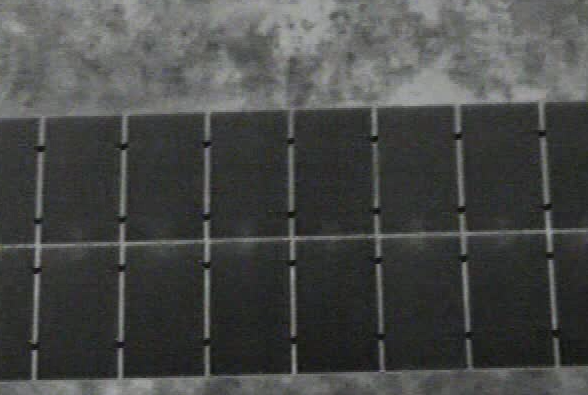
#> input picture image processing/img/pannels/pv01.png, 588 x 395 px
$ python main.py   (older library calls are emulated)
#> lines starting #> are read from the running program, lines starting #| are printed output that depends on the picture; after the words box and inside, x2 and y2 are one past the last pixel; in counts of white or black regions, pixels touching at a corner belong together
### image processing/operators/puntuali.py
# si considerano filtri puntuali tutti quelli che nella forula che modificano il pixel
# appare solo sulla base della propria posizione e del proprio valore
# NON SI USANO FILTRI DI CONVOLUZIONE

import cv2
import numpy as np
import matplotlib.pyplot as plt # usata per mostrare grafici ed immagini


# funzione di appoggio per overflow detection
def _overflow_detection(result):
    overflow_detected = np.isinf(result)

    # Stampa un messaggio se è stato rilevato un overflow
    if np.any(overflow_detected):
        print("Overflow oltre i limiti di float32 rilevato in alcuni pixel!")

    return True


# 5. Clamping (riduzione del range)
def clamping(img, a, b):
    # clippa i valori minori di 'a' ad un valore 'a' e quelli maggiori di 'b' al valore di 'b'
    result = np.clip(img, a, b)
    return result.astype(np.uint8)


# 4. Operatore Lineare (addizione + moltiplicazione)
def linear_operator(img, k, c):
    result = img.astype(np.float32) * k + c # aumento rappresentabilità per evitare overflow
    _overflow_detection(result)
    return clamping(img, 0, 255)


# 1. Saturated Arithmetic
def saturated_arithmetic(img, c):
    result = linear_operator(img, 1, c)
    return result


# 3. Moltiplicazione (uguale ma moltipilca)
def multiply_brightness(img, k):
    result = linear_operator(img, k, 0)
    return result


# 6. Inversione dei livelli di grigio
def gray_level_inversion(img):
    # Livello massimo per immagini 8-bit
    L = 255
    # rende l' intera immagine col valore opposto
    # (ogni pixel ha un valore speculare alla metà del valore massimo (127,5) )
    result = L - img
    return result


#UTILIZZO DEL ISTOGRAMMA (sono sempre puntuali)

#7. Constrast Stretching
def constrast_stretching(img, new_min=0, new_max=255):
    min_val, max_val = np.min(img), np.max(img)
    return ((img - min_val) / (max_val - min_val) * ((new_max-new_min)+new_min)).astype(np.uint8) # meglio forzare il tipo ad intero


#8. Equalizzazione dell'Istogramma
def histogram_equalization(img):
    # appiattisce l'istogramma per immagini bianco e nero
    return cv2.equalizeHist(img)

# 9. CLAHE (Contrast Limited Adaptive Histogram Equalization) [tenta di evitare sovra-illuminazione e sovra-oscuramento]
    # suddivide l'immagine in blocchi (tiles)
    # applica l'equazione del istogramma solo localmente
    # imposta liminte di contrasto per ogni zona
    # usa l'interpolazione per evitare una chiara divisione tra i tiles [i pixel di confine sono una media di valori dei pixel dei blocchi]
def clahe(img, clip_limit=2.0, tile_grid_size=(8, 8)):
    clahe = cv2.createCLAHE(clipLimit=clip_limit, tileGridSize=tile_grid_size)
    return clahe.apply(img)

# 10. Thresholding [di solito usato per dividere sfondo e soggetto]
    # thresh_value -> pixel con valori inferire diventano nero (0) altrimenti diventano bianco (1)
# [4 lines left out: function thresholding, not called in this run]

# 11. Otsu’s Binarization [versione automatizzata ed algoritmica di thresholding (non dobbiamo scegliere noi il valore migliore)]
def otsu_binarization(img):
    _, result = cv2.threshold(img, 0, 255, cv2.THRESH_BINARY + cv2.THRESH_OTSU)
    return result

# 12. Adaptive Thresholding [fa diversi valori di soglia a seconda della zona dell'immagine]
# [7 lines left out: function adaptive_thresholding, not called in this run]

# 13. Linear Blending [mescola due immagini]
def linear_blending(img1, img2, alpha=0.5):
    return cv2.addWeighted(img1, alpha, img2, 1 - alpha, 0)

# [18 lines of commented-out code are left out]

### image processing/operators/canny_edge.py
import cv2
import numpy as np


def pre_process(img):
    """
    Valuta se è necessario fare contrast stretching

    Args:
        imag: Immagine bianco e nero.
    """
    min_val = np.min(img)
    max_val = np.max(img)
    if min_val!=0 or max_val!= 0:
        img= ((img - min_val) / (max_val - min_val) * 255).astype(np.uint8)
        print('constrast stretching applicato')
    return img


# 1. Smoothing: ------------------/
    # # Applica il filtro Gaussiano per rimuovere il rumore
def canny_smothing(img, smoothing_type=None,kernel=3,sigma=1.4):

    if smoothing_type == 'g':
        smoothed_img = cv2.GaussianBlur(img, (kernel,kernel), sigma)  # Kernel 5x5 con sigma=1.4

    elif smoothing_type == 'm':
        print("Applicando MedianBlur...")
        smoothed_img = cv2.medianBlur(img, kernel)

    elif smoothing_type == 'b':
        print("Applicando BilateralFilter...")
        smoothed_img = cv2.blur(img, (kernel,kernel))

    elif smoothing_type!= None:
        print(f"Tipo di smoothing '{smoothing_type}' non valido. Usando GaussianBlur come predefinito.")
        smoothed_img = cv2.GaussianBlur(img, (kernel,kernel), sigma)
    else:
        print ('Nessun filtro applicato')
        smoothed_img = img

    return smoothed_img


# 2. Finding Gradients ------------------/
def canny_finding_gradients(smoothed_img,ksize=3):
    # # cv2.CV_32F -> enorme ingrandimento di rappresentabilità per avere una precisione elevata nel calcolo delle derivate
    # # 1,0 -> derivata orizzontale
    # # ksize -> dimensioni matrice
    grad_x = cv2.Sobel(smoothed_img, cv2.CV_32F, 1, 0, ksize=3)  # Derivata lungo x
    grad_y = cv2.Sobel(smoothed_img, cv2.CV_32F, 0, 1, ksize=3)  # Derivata lungo y

    # Riadattamento ad 8 bit
    absx_64 = np.absolute(grad_x)
    absy_64 = np.absolute(grad_y)

    sobelx_8u = absx_64 / absx_64.max() * 255
    sobely_8u = absy_64 / absy_64.max() * 255

    sobelx_8u = np.uint8(sobelx_8u)
    sobely_8u = np.uint8(sobely_8u)

    # 2.1. Gradient magnitude and orientation
    # Magnitudine
    mag = np.hypot(sobelx_8u, sobely_8u) # hypot = sqrt(a^2+b^2)
    mag = mag / np.max(mag) * 255 # riadatta ad 8 bit la magnitudine
    mag = np.uint8(mag)

    # Angolo
    theta = np.arctan2(grad_x, grad_y)
    angle = np.rad2deg(theta)

    return mag, angle


#3. Non-Maxima Suppression ------------------/
def danny_non_maxima(mag, angle, maxima_dif=0):
    M, N = mag.shape
    # matrice che fa da mappa
    Non_max = np.zeros((M, N), dtype=np.uint8)

    # si scorre su tutta l'immagine eccetto che sui bordi (per evitare di uscire)
    for i in range(1, M - 1):
        for j in range(1, N - 1):
            # Identificazione angolo

            # Horizontal 0
            if (0 <= angle[i, j] < 22.5) or (157.5 <= angle[i, j] <= 180) or (-22.5 <= angle[i, j] < 0) or (-180 <= angle[i, j] < -157.5):
                b = mag[i, j + 1]
                c = mag[i, j - 1]
            # Diagonal 45
            elif (22.5 <= angle[i, j] < 67.5) or (-157.5 <= angle[i, j] < -112.5):
                b = mag[i + 1, j + 1]
                c = mag[i - 1, j - 1]
            # Vertical 90
            elif (67.5 <= angle[i, j] < 112.5) or (-112.5 <= angle[i, j] < -67.5):
                b = mag[i + 1, j]
                c = mag[i - 1, j]
            # Diagonal 135
            elif (112.5 <= angle[i, j] < 157.5) or (-67.5 <= angle[i, j] < -22.5):
                b = mag[i + 1, j - 1]
                c = mag[i - 1, j + 1]

            # Operazione effettiva
            # Non-max Suppression
            if (mag[i, j] >= (b-maxima_dif)) and (mag[i, j] >= (c-maxima_dif)):
                Non_max[i, j] = mag[i, j]
            else:
                Non_max[i, j] = 0
    return Non_max


#4. Double Thresholding ------------------/
def canny_double_thesholding(Non_max,high_threshold=None,low_threshold_ratio=0.5):
    M, N = Non_max.shape
    double_thres = np.zeros((M, N), dtype=np.uint8) # matrice dove metteremo tutti i pixel divisi in gruppi

    # Determinazione soglia thresholding
    if high_threshold == None:
        high_threshold, imtr = cv2.threshold(Non_max, 0, 255, cv2.THRESH_BINARY + cv2.THRESH_OTSU)
    low_threshold = high_threshold * low_threshold_ratio

    # Classificazione
    strong_i, strong_j = np.where(Non_max > high_threshold)
    zeros_i, zeros_j = np.where(Non_max < low_threshold)
    weak_i, weak_j = np.where((Non_max <= high_threshold) & (Non_max >= low_threshold))

    # valori fissi ai 3 gruppi di edge
    double_thres[strong_i, strong_j] = 255 # vengono impostati a biacno
    double_thres[zeros_i, zeros_j] = 0 # vengono impostati a nero
    double_thres[weak_i, weak_j] = 75 # vengono impostati a grigio

    return double_thres


# 5. Edge Tracking by Hysteresis ------------------/
def canny_edge_tracking(double_thres):
    M, N = double_thres.shape
    out = double_thres

    for i in range(1, M-1):
        for j in range(1, N-1):
            # valutazione dei weak edges
            if (double_thres[i, j] == 75):
                # controlla i pixel vicini (anche orizzontale)
                if 255 in [ out[i+1, j-1], out[i+1, j], out[i+1, j+1],out[i, j-1],out[i, j+1], out[i-1, j-1], out[i-1, j], out[i-1, j+1] ]:
                    out[i, j] = 255 # se almeno uno è strong edges allora diventa anche lui strong edges
                else:
                    out[i, j] = 0 # altrimenti viene eliminato
    return out


def real_canny(img, high_threshold=150):
    return cv2.Canny(img, threshold1=high_threshold/2, threshold2=150)


# BOXING
def boxing(original_img, canny_image):
    """
    Fa bounding box.

    Args:
        original_img= Immagine a colori.
        canny_image = output di canny

    Returns:
        immagine con bounding box
    """

    # se non è a colori la rendo a colori
    if len(original_img.shape) != 3 or original_img.shape[2] != 3:
        original_img = cv2.cvtColor(original_img, cv2.COLOR_GRAY2BGR)

    # Trova i contorni
    contorni, _ = cv2.findContours(canny_image, cv2.RETR_EXTERNAL, cv2.CHAIN_APPROX_SIMPLE)

    # Disegna i rettangoli rossi sui contorni
    for contorno in contorni:
        # Ottieni il rettangolo di delimitazione (bounding box) per ogni contorno
        x, y, w, h = cv2.boundingRect(contorno)

        # Disegna il rettangolo rosso sull'immagine originale
        cv2.rectangle(original_img, (x, y), (x + w, y + h), (0, 0, 255), 2)  # (0, 0, 255) è il rosso in BGR

    return original_img

### image processing/operators/morphological.py
import cv2
import numpy as np

# [29 lines left out: functions dilatation, erosion, not called in this run]


# Prima erosion e poi dilatation
## utile per piccoli rumori
def opening(img, kernel_size=3):
    """
    Funzione che applica l'operazione di apertura (erosione seguita da dilatazione).

    Parametri:
    - img: Immagine in input (in formato binario o in scala di grigi).
    - kernel_size: Dimensione del kernel (default 3x3).

    Restituisce:
    - Immagine dopo apertura.
    """
    kernel = np.ones((kernel_size, kernel_size), np.uint8)
    opened_img = cv2.morphologyEx(img, cv2.MORPH_OPEN, kernel)
    return opened_img


# Prima dilatation e poi erosion
## rende oggetti foreground più 'solidi'
# [14 lines left out: function closing, not called in this run]

### image processing/support.py
import cv2
import numpy as np
import matplotlib.pyplot as plt # usata per mostrare grafici ed immagini
import math


# calcola e mostra l'istogramma del immagine
# [39 lines left out: functions histo, show_image, not called in this run]


def show_images(titles, images, cols=2):
    """
    Mostra più immagini in una griglia.

    - param titles: Lista dei titoli delle immagini.
    - param images: Lista delle immagini da mostrare.
    - param cols: Numero di colonne nella griglia.
    """
    assert len(titles) == len(images), "Il numero di titoli deve corrispondere al numero di immagini."

    n_images = len(images)
    rows = (n_images + cols - 1) // cols  # Calcola il numero di righe necessario

    fig, axes = plt.subplots(rows, cols, figsize=(cols * 5, rows * 5))  # Dimensione personalizzabile
    axes = axes.ravel()  # Appiattisce gli assi per iterare facilmente

    for i in range(len(images)):
        axes[i].imshow(images[i], cmap="gray")
        axes[i].set_title(titles[i])
        axes[i].axis("off")

    # Nascondi eventuali assi extra
    for i in range(len(images), len(axes)):
        axes[i].axis("off")

    plt.tight_layout()
    plt.show()


# [16 lines left out: function show_with_histo, not called in this run]

### image processing/main.py
from operators.puntuali import *
from operators.canny_edge import *
from operators.morphological import *
from support import *

MODE=2
IMG_NAME= "img//pannels/pv01.png"


# BORDI
def canny_homemade(img, smoothing_type=None, kernel=3, sigma=1.4, \
                   maxima_dif=0, low_threshold_ratio=0.5, high_threshold=None):
    """
    Canny Homemade.

    Args:
        img: Immagine bianco e nero.
        kernel = forma kernel
        s = deviazione standard gaussiano
        low_threshold_ratio (float): Rapporto tra soglia bassa e soglia alta (default: 0.5).
        high_threshold (int): Soglia alta per il double thresholding (default: 100).

    Returns:
        edges (numpy.ndarray): Immagine dei bordi rilevati.
    """

    img0=linear_operator(img, 2, -100)
    img0=pre_process(img0)

    # 1. Smoothing: ------------------/
    img1=canny_smothing(img0, smoothing_type=smoothing_type,kernel=kernel,sigma=sigma)
    img1=otsu_binarization(img1)
    img1=gray_level_inversion(img1)
    img1=opening(img1, kernel_size=20)

    # 2. Finding Gradients ------------------/
    img2,angle = canny_finding_gradients(img1)


    # 3. Non-Maxima Suppression ------------------/
    img3=danny_non_maxima(img2, angle, maxima_dif=0)


    # 4. Double Thresholding ------------------/
    img4=canny_double_thesholding(img3,high_threshold=None,low_threshold_ratio=0.5)


    # 5. Edge Tracking by Hysteresis ------------------/
    img5=canny_edge_tracking(img4)

    return img5, img4, img3, img2, img1, img0


if __name__ == "__main__":
    # Origian
    original_img= cv2.imread(IMG_NAME)
#> original_img is the input picture: shape (395, 588, 3); mean B, G, R 71.4, 73, 71.5
    original_img = cv2.cvtColor(original_img, cv2.COLOR_BGR2RGB) # in png i canali colori sono invertiti
    img = cv2.cvtColor(original_img, cv2.COLOR_BGR2GRAY) # conversione in bianco e nero
    # show_with_histo(['Colorful','Origianl'],[original_img,img])

    # Puntual
    if (MODE == 1):
        ## linear operator
        img2=saturated_arithmetic(img, 50)
        img3= multiply_brightness(img, 1.5)
        img4=linear_operator(img, k=1.5, c= -50)
        show_with_histo(['Origianl','Add','Multiply','Linear operator'],[img,img2,img3,img4])
        ## others
        img5=clamping(img, a=50, b=200)
        img6=gray_level_inversion(img)
        show_with_histo(['Origianl','Clampling','Inversion'],[img,img5,img6])
        ## histogram operators
        img7=histogram_equalization(img)
        img8=clahe(img)
        show_with_histo(['Origianl','Equalization','Clahe'],[img,img7,img8])
        ## thresholding
        img9=thresholding(img, thresh_value=127)
        img10=otsu_binarization(img)
        img11=adaptive_thresholding(img)
        show_with_histo(['Origianl','Thresholding','Otsu','Adaptive'],[img,img9,img10,img11])

    # Canny
    elif(MODE==2):

        img_canny,img_dobule_thresholding, img_Non_maxima, img_gradients, img_smoothing,img_pre = \
        canny_homemade(img, smoothing_type='g',kernel=5,sigma=1.6,maxima_dif=0)
#> in linear_operator, `result = img.astype(np.float32) * k + c`:
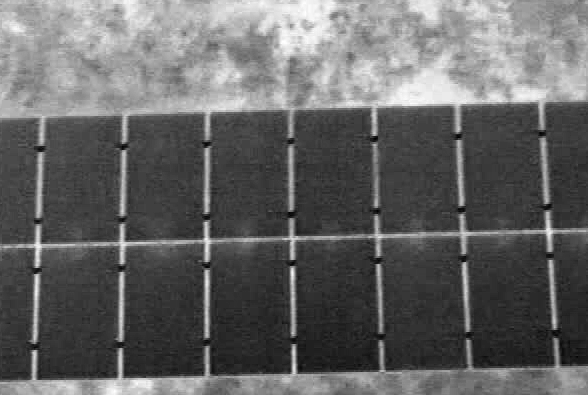
#> result: shape (395, 588) float32; min -78, max 232, mean 44.7; drawn with min black and max white
#> in pre_process, `min_val = np.min(img)`: min_val = 11
#> in pre_process, `max_val = np.max(img)`: max_val = 166
#> in otsu_binarization, `_, result = cv2.threshold(img, 0, 255, cv2.THRESH_BINARY + cv2.THRESH_..`:
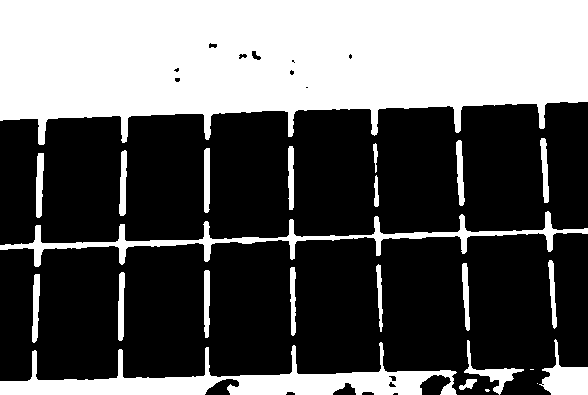
#> result: shape (395, 588); 37% white; 24 white regions (3 under 20 px), largest, box (x1, y1, x2, y2) and area: (0, 0, 588, 145) 66377, (0, 342, 457, 395) 8385, (0, 211, 588, 267) 4305
#> in opening, `opened_img = cv2.morphologyEx(img, cv2.MORPH_OPEN, kernel)`:
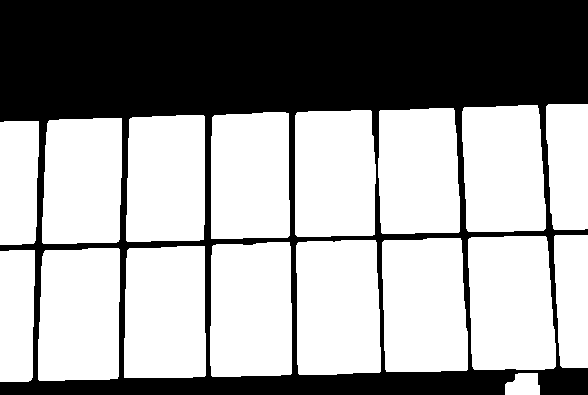
#> opened_img: shape (395, 588); 61.1% white; 1 black region, box (x1, y1, x2, y2) and area: (0, 0, 588, 395) 90272
#> in canny_finding_gradients, `grad_y = cv2.Sobel(smoothed_img, cv2.CV_32F, 0, 1, ksize=3)`:
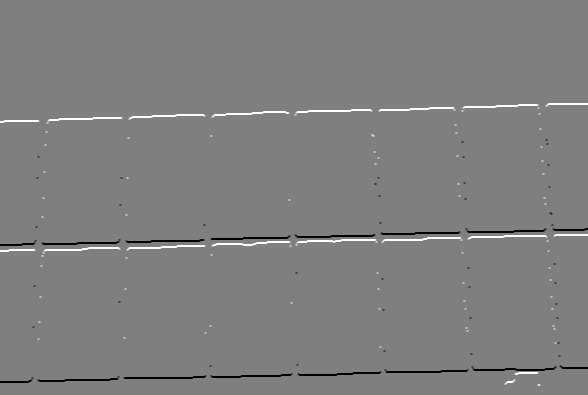
#> grad_y: shape (395, 588) float32; min -1020, max 1020, mean 0.3; drawn with min black and max white
#> in canny_finding_gradients, `theta = np.arctan2(grad_x, grad_y)`:
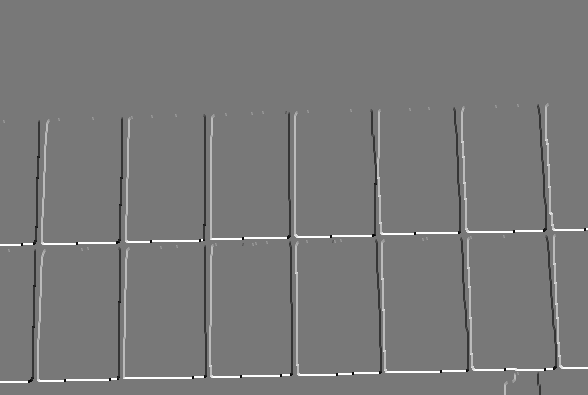
#> theta: shape (395, 588) float32; min -2.82, max 3.14, mean 0.0263; drawn with min black and max white
#> in canny_double_thesholding, `high_threshold, imtr = cv2.threshold(Non_max, 0, 255, cv2.THRESH_BINAR..`:
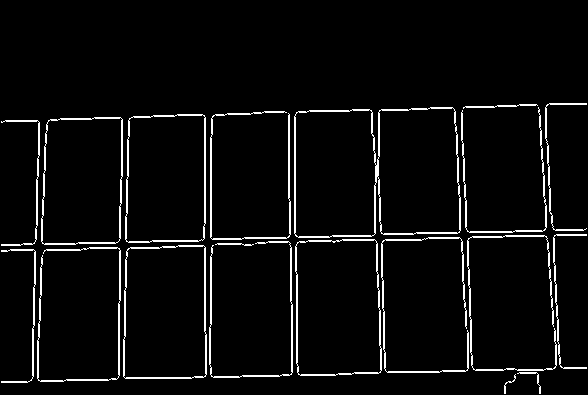
#> imtr: shape (395, 588); 4.6% white in thin lines or dots, all inside (x1, y1, x2, y2) = (1, 103, 587, 394)
#> in canny_double_thesholding, `high_threshold, imtr = cv2.threshold(Non_max, 0, 255, cv2.THRESH_BINAR..`: high_threshold = 0
#> in canny_double_thesholding, `strong_i, strong_j = np.where(Non_max > high_threshold)`: strong_i = 10598 values from 103 to 393; strong_j = 10598 values, max 586 at index 37, min 1 at index 1098, mean 294.5
#> in canny_double_thesholding, `zeros_i, zeros_j = np.where(Non_max < low_threshold)`: zeros_i = empty array
#> after the loop in canny_edge_tracking, `for i in range(1, M-1):`:
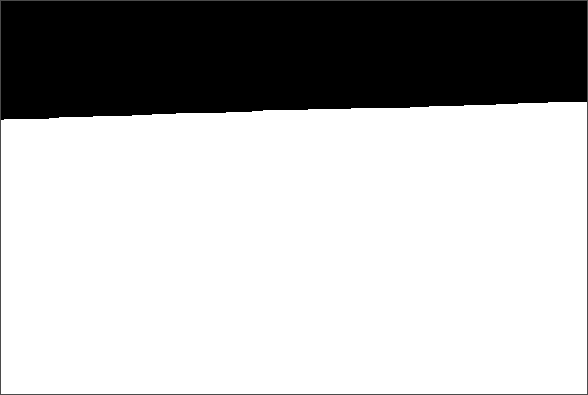
#> out: shape (395, 588); min 0, max 255, mean 183.1
        box=boxing(original_img, img_canny )
#> in boxing, `contorni, _ = cv2.findContours(canny_image, cv2.RETR_EXTERNAL, cv2.CHA..`: contorni = [[[0, 0], [0, 394], [587, 394], [587, 0]]]
#> the loop in boxing, `for contorno in contorni:` made 1 pass
#> (contorno, x, y, w, h) on pass 1: ([[0, 0], [0, 394], [587, 394], [587, 0]], 0, 0, 588, 395)
        show_images(['Origianl','Pre-process','Smoothing','gradients','NON-Maxima','dobule TresHolding','canny','box'],[img,img_pre,img_smoothing,img_gradients,img_Non_maxima,img_dobule_thresholding,img_canny,box], 3)
#> in show_images, `n_images = len(images)`: n_images = 8
#> in show_images, `rows = (n_images + cols - 1) // cols`: rows = 3
#> the loop in show_images, `for i in range(len(images)):` made 8 passes
#> the loop in show_images, `for i in range(len(images), len(axes)):` made 1 pass
#> i on pass 1: 8

        # Real Canny
        #plt.imshow(boxing(original_img,real_canny(img)))
        #plt.show()

        # show_with_histo(['Origianl','Pre-process','Smoothing','gradients','NON-Maxima','dobule TresHolding','canny','box'],[img,img_pre,img_smoothing,img_gradients,img_Non_maxima,img_dobule_thresholding,img_canny,box])

$ run again, with image processing/img/pannels/pv02.png copied over image processing/img/pannels/pv01.png
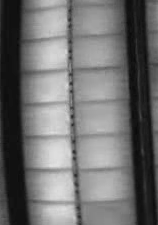
#> input picture image processing/img/pannels/pv02.png, 158 x 225 px
#> original_img is the input picture: shape (225, 158, 3); min 9, max 225, mean 111.7
#> overflow_detected: shape (225, 158) bool; every value is 0
#> min_val = 9
#> max_val = 225
#> opened_img: shape (225, 158); 35.5% white; 2 white regions, box (x1, y1, x2, y2) and area: (118, 0, 158, 225) 6352, (0, 0, 33, 225) 6270
#> in canny_double_thesholding, `high_threshold, imtr = cv2.threshold(Non_max, 0, 255, cv2.THRESH_BINAR..`:
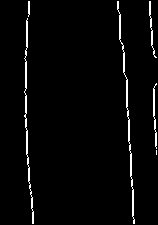
#> imtr: shape (225, 158); 2.8% white in thin lines or dots, all inside (x1, y1, x2, y2) = (24, 1, 157, 224)
#> high_threshold = 0
#> strong_i = 1000 values from 1 to 223; strong_j = 1000 values, max 156 at index 294, min 24 at index 295, mean 93.99
#> zeros_i = empty array
#> contorni = [[[0, 0], [0, 224], [157, 224], [157, 0]]]
#> the loop in boxing, `for contorno in contorni:` made 1 pass
#> (contorno, x, y, w, h) on pass 1: ([[0, 0], [0, 224], [157, 224], [157, 0]], 0, 0, 158, 225)
#> after the loop in boxing, `for contorno in contorni:`:
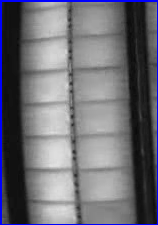
#> original_img: shape (225, 158, 3); mean R, G, B 109, 109, 117.2
#> n_images = 8
#> rows = 3
#> the loop in show_images, `for i in range(len(images)):` made 8 passes
#> the loop in show_images, `for i in range(len(images), len(axes)):` made 1 pass
#> i on pass 1: 8

$ run again, with image processing/img/pannels/pv03.png copied over image processing/img/pannels/pv01.png
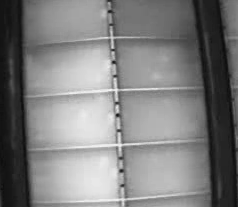
#> input picture image processing/img/pannels/pv03.png, 238 x 207 px
#> original_img is the input picture: shape (207, 238, 3); min 9, max 245, mean 126.7
#> overflow_detected: shape (207, 238) bool; every value is 0
#> min_val = 9
#> max_val = 245
#> opened_img: shape (207, 238); 30.7% white; 2 white regions, box (x1, y1, x2, y2) and area: (161, 0, 238, 207) 8841, (0, 0, 34, 207) 6270
#> imtr: shape (207, 238); 1.7% white in thin lines or dots, all inside (x1, y1, x2, y2) = (26, 1, 237, 206)
#> high_threshold = 0
#> strong_i = 860 values from 1 to 205; strong_j = 860 values, max 236 at index 450, min 26 at index 312, mean 130.8
#> zeros_i = empty array
#> after the loop in canny_edge_tracking, `for i in range(1, M-1):`:
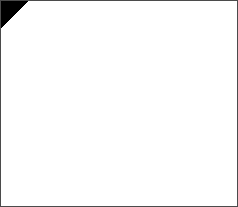
#> out: shape (207, 238); min 0, max 255, mean 249.8
#> contorni = [[[0, 0], [0, 206], [237, 206], [237, 0]]]
#> the loop in boxing, `for contorno in contorni:` made 1 pass
#> (contorno, x, y, w, h) on pass 1: ([[0, 0], [0, 206], [237, 206], [237, 0]], 0, 0, 238, 207)
#> after the loop in boxing, `for contorno in contorni:`:
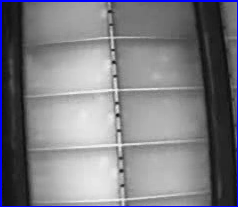
#> original_img: shape (207, 238, 3); mean R, G, B 124.5, 124.5, 131.4
#> n_images = 8
#> rows = 3
#> the loop in show_images, `for i in range(len(images)):` made 8 passes
#> the loop in show_images, `for i in range(len(images), len(axes)):` made 1 pass
#> i on pass 1: 8
